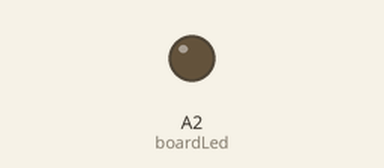
This sketch was run on a simulated Arduino Uno, built with avr-gcc and run on an emulated ATmega328P. Parts: output pins drawn as LEDs (lit = HIGH). Dashed ring = blinking.

Above: at 0.3 s.
At 2.55 s:
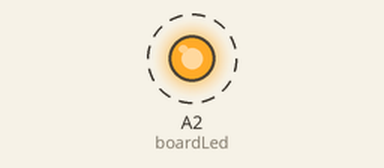
Timing chart, 0 to 3.0 s (numbered marks = the images above):
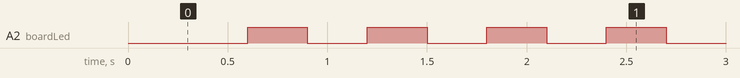

Measured:
- by itself, A2 (boardLed): alternates HIGH for 0.30 s and LOW for 0.30 s

The sketch:

TestPogrammerLED.ino
```cpp
int boardLed = A2; //

void setup(){
    pinMode(boardLed, OUTPUT);
 }

void loop() {

   delay(300);
    digitalWrite(boardLed, LOW);
   delay(300);
    digitalWrite(boardLed, HIGH);
 }
```
